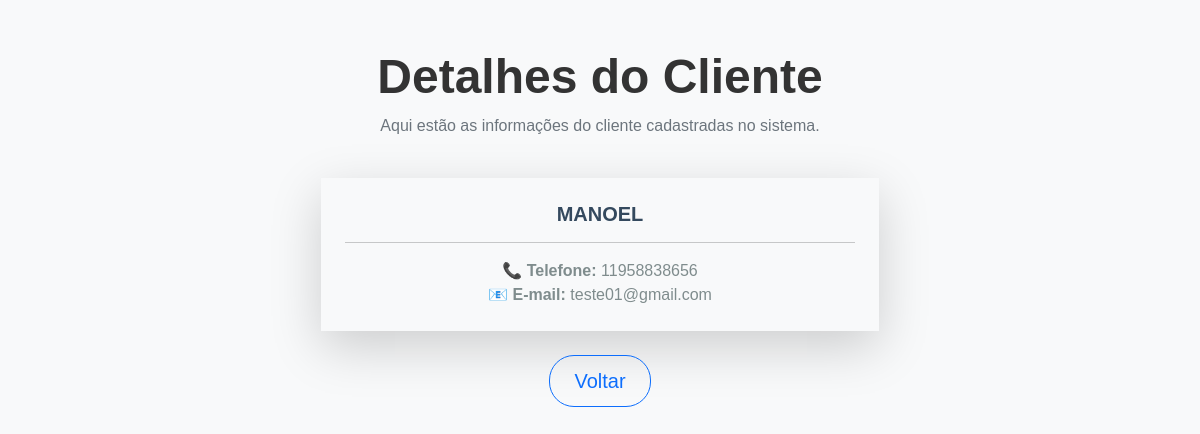
The app's page /view/28/, older data.
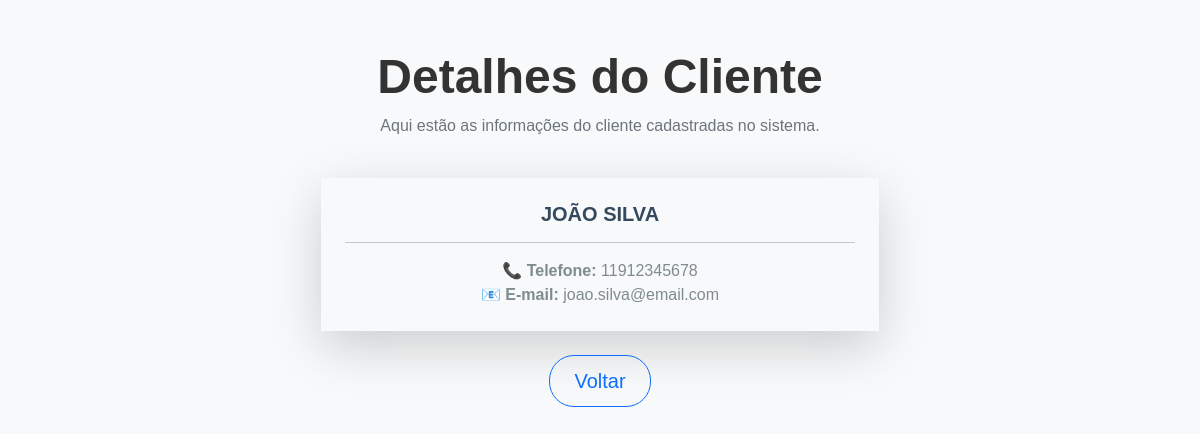
The same page, newer data.
### app/models.py (models this page shows)
class User (models.Model):
    username = models.CharField(max_length=20)
    phone = models.IntegerField(max_length=11)
    email = models.EmailField(max_length=254)

### app/views.py (the view)
# urls.py: path('view/<int:pk>/', view, name='view'),
def view(request, pk):
    data = {}
    data['db'] = User.objects.get(pk = pk)
    return render(request, 'view.html', data)

### app/templates/view.html (shortened to what this page needs)
{% load static %}
<!DOCTYPE html>
<html lang="pt-br">
<head>
    <link rel="stylesheet" href="https://cdn.jsdelivr.net/npm/bootstrap@5.1.3/dist/css/bootstrap.min.css"
>
    <link rel="stylesheet" href="{% static 'style.css' %}">
</head>
<body class="bg-light">
    <main class="container py-5">
        <div class="text-center mb-4">
            <h1 class="display-5 fw-bold">Detalhes do Cliente</h1>
            <p class="text-muted">Aqui estão as informações do cliente cadastradas no sistema.</p>
        </div>
        <div class="col-md-6 mx-auto">
            <div class="shadow-lg border-0 rounded-4">
                <div class="card-body p-4 text-center">
                    <h5 class="card-title text-uppercase fw-bold">{{ db.username }}</h5>
                    <hr>
                    <p class="card-text">
                        <strong>📞 Telefone:</strong> {{ db.phone }}<br>
                        <strong>📧 E-mail:</strong> {{ db.email }}
                    </p>
                </div>
            </div>
        </div>
        <div class="text-center mt-4">
            <a href="/" class="btn btn-outline-primary btn-lg px-4">Voltar</a>
        </div>
    </main>
</body>
</html>

Row changes from the older to the newer data that the page shows:
changed User: username "MANOEL" → "JOÃO SILVA"; phone "11958838656" → "11912345678"; email "teste01@gmail.com" → "joao.silva@email.com"
